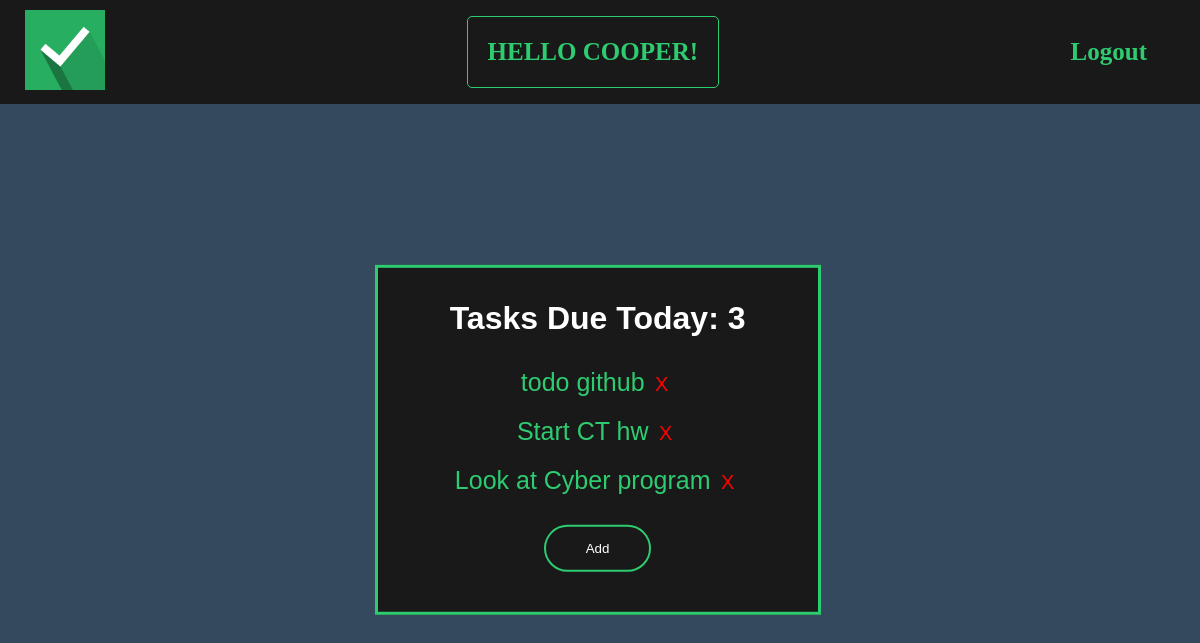
The app's page / (signed in), older data.
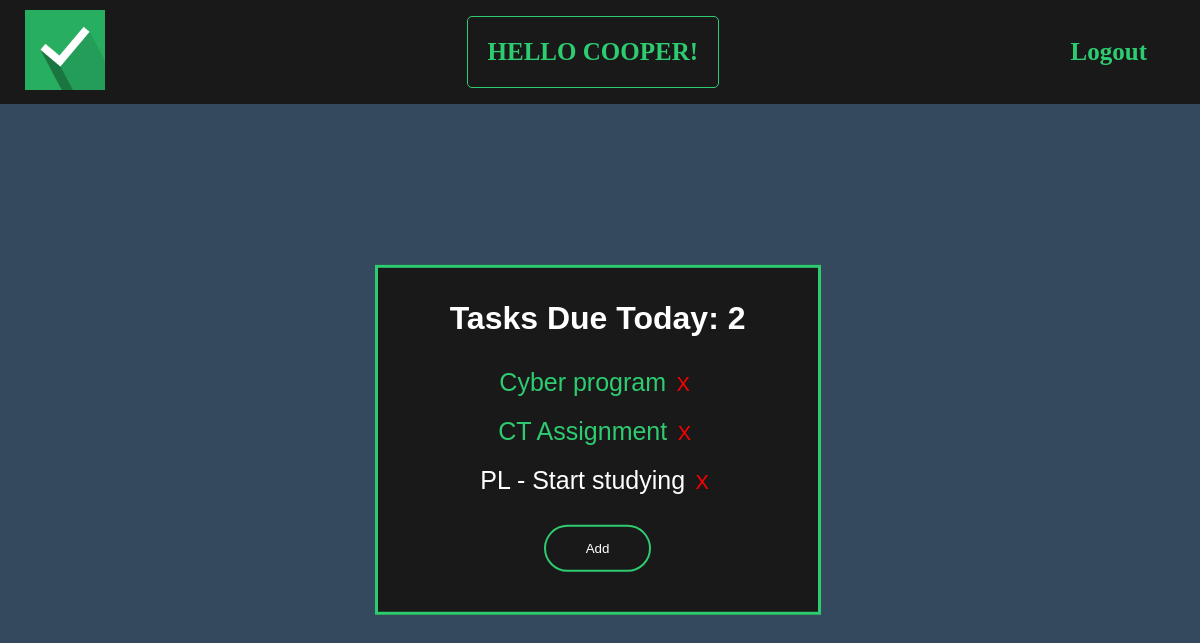
The same page, newer data.
### todo/models.py (models this page shows, shortened)
class Task(models.Model):
    username = models.ForeignKey(User, on_delete=models.CASCADE, null=True, blank=True)
    title = models.CharField(max_length=100)
    desc = models.TextField(null=True, blank=True)
    due_date = models.DateField(auto_now_add=False, auto_now=False, blank=False)
    class Meta:
        ordering = ['due_date']

### todo/views.py (the view)
# urls.py: path('', task, name="task"),
@login_required
def task(request):
    if request.user.is_authenticated:
        tasks = Task.objects.filter(username=request.user)
        today_tasks = tasks.filter(due_date=date.today())
        today = date.today()
    else:
        tasks = Task.objects.none()
    context = {
        'tasks':tasks,
        'today_tasks':today_tasks.count(),
        'today':today,
    }
    return render(request, 'todo/task_list.html', context)

### todo/templates/todo/task_list.html (shortened to what this page needs)
{% extends 'todo/main.html' %}
{% block body %}
    {% if today_tasks == 1 %}
    <div class="count">
        <h1>Task Due Today: {{ today_tasks }}</h1>
    </div>
    {% else %}
    <div class="count">
        <h1>Tasks Due Today: {{ today_tasks }}</h1>
    </div>
    {% endif %}
    {% for task in tasks|slice:":5" %}
    <div class="task-list">
        {% if task.due_date == today %}
        <div class="due-today">
            <a href="{% url 'todo:detail' task.pk %}">{{ task.title }}</a>
            <form method="POST" action="{% url 'todo:delete-task' task.pk %}" style="display: inline;">
                <button class="delete-button">X</button>
            </form>
        </div>
        {% else %}
        <div class="not-due-today">
            <a href="{% url 'todo:detail' task.pk %}">{{ task.title }}</a>
            <form method="POST" action="{% url 'todo:delete-task' task.pk %}" style="display: inline;">
                <button class="delete-button">X</button>
            </form>
        </div>
        {% endif %}
    </div>
    {% endfor %}
    <div class="add">
        <form method="POST" action="{% url 'todo:create-task' %}">
            <input type="submit" value="Add">
        </form>
    </div>
{% endblock %}

### todo/templates/todo/main.html (shortened to what this page needs)
{% load static %}
<!DOCTYPE html>
<html lang="en">
<head>
    <link rel="stylesheet" href="{% static 'todo/style.css' %}">
</head>
<body>
    <nav class="navbar">
        <div class="navdiv">
            <div class="logo">
                <a href="{% url 'todo:task' %}">
                    <img src="{% static 'todo/logo.png' %}">
                </a>
            </div>
            <div class="welcome">
                <h2>Hello {{ user.username }}!</h2>
            </div>
            <div class="logout">
                {% if user.is_authenticated %}
                <a href="{% url 'todo:logout' %}">Logout</a>
                {% endif %}
            </div>
        </div>
    </nav>
    <div class="box">
        {% block body %}
        {% endblock %}
    </div>
</body>
</html>

### todo/static/todo/style.css (style rules this page uses)
* { text-decoration: none; }
body { margin: 0; padding: 0; font-family: sans-serif; background: #34495e; }
.navbar { background: #191919; font-family: calibri; padding-right: 15px; padding-left: 15px; }
.navdiv { display: flex; align-items: center; justify-content: space-between; }
.logo a img { width: 80px; height: 80px; padding: 10px; }
.welcome { border: 1px solid #2ecc71; border-radius: 5px; align-content: center; }
.welcome h2 { color: #2ecc71; text-transform: uppercase; font-weight: 600; font-size: 25px; padding-left: 20px; padding-right: 20px; }
.logout a { color: #2ecc71; font-weight: 600; font-size: 25px; border-bottom: 2px solid transparent; padding-right: 38px; }
.box { width: 400px; padding-top: 10px; padding-right: 20px; padding-left: 20px; padding-bottom: 20px; position: absolute; top: 55%; left: 49.8%; transform: translate(-50%,-50%); border: 3px solid #2ecc71; background: #191919; text-align: center; word-wrap: break-word; }
.count h1 { padding:1px; color: #fff; margin-bottom: 20px; }
.task-list { padding: 10px; }
.due-today a { color:#2ecc71; font-weight: 200; font-size: 25px; }
.not-due-today a { color: white; font-weight: 200; font-size: 25px; }
.delete-button { background-color:#191919; color: red; border: none; font-size: 20px; cursor: pointer; }
.add input[type="submit"] { border:0; background: none; margin: 20px auto; text-align: center; border: 2px solid #2ecc71; padding: 14px 40px; outline: none; color: white; border-radius: 24px; transition: 0.25s; cursor: pointer; }

Row changes from the older to the newer data that the page shows:
removed Task: title "todo github"
removed Task: title "Start CT hw"
changed Task: title "Look at Cyber program" → "Cyber program"
added Task: title "CT Assignment"
added Task: title "PL - Start studying"
Text that changed along with them:
{{ today_tasks }}: "3" → "2"
